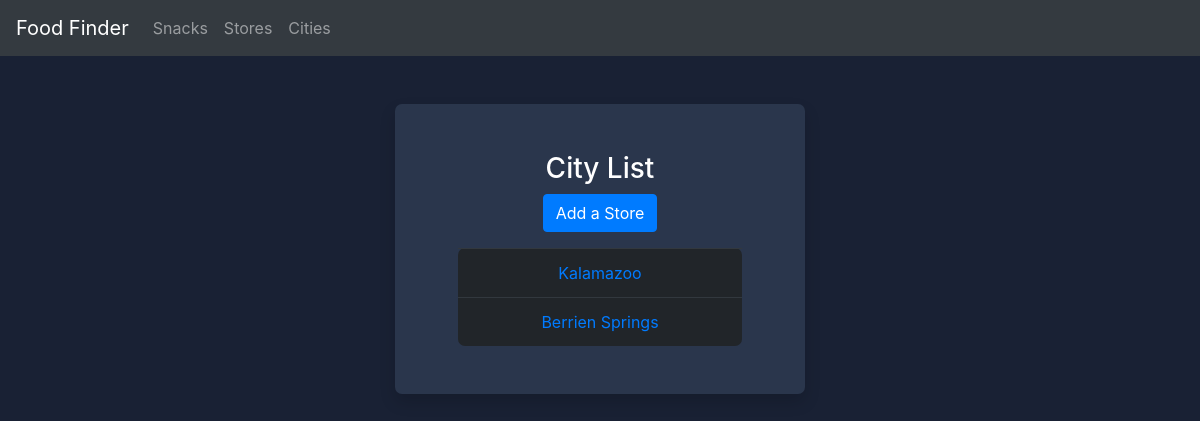
The page /food/cities/ on the database as committed earlier.
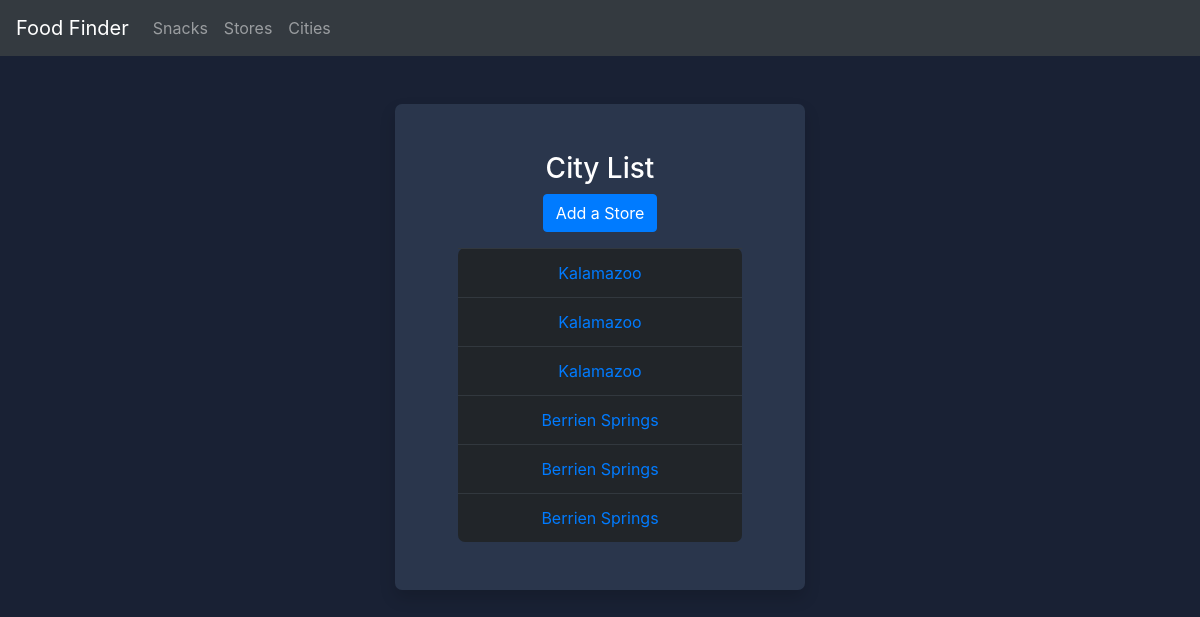
The same page on the database as committed later.
### food/models.py (models this page shows, shortened)
class Store(models.Model):
    name = models.CharField(max_length=255)
    city = models.CharField(max_length=255)

### food/views.py (the view)
# urls.py: path('cities/', views.cities, name='cities'),
def cities(request):
    stores_list = Store.objects.all()
    city_list = stores_list.values('city').distinct()
    context = {
        'stores_list': stores_list,
        'city_list': city_list,
    }
    return render(request, 'food/cities.html', context)

### food/templates/food/cities.html
{% extends 'food/base.html' %}
{% block content %}
    <div class="row justify-content-center mt-5">
        <div class="col-lg-4 col-md-6 col-10 text-center shadow justify-content-center">
            <div class="m-5">
                <h3 class="mb-2">City List</h3>
                <a class="text-white btn btn-md btn-primary mb-3" href="{% url 'food:create_store' %}">Add a Store</a>
                {% if city_list %}
                    <table class="table table-dark">
                        <tbody>
                        {% for city in city_list %}
                            {% for store in stores_list %}
                                {% if city.city == store.city %}
                                    <tr>
                                        <td><a href="{% url 'food:city_details' store.id %}">{{ city.city }}</a></td>
                                    </tr>
                                {% endif %}
                            {% endfor %}
                        {% endfor %}
                        </tbody>
                    </table>
                {% endif %}
            </div>
        </div>
    </div>
{% endblock %}

Rows that differ between the two databases and show on the page:
added Store: city "Kalamazoo"
added Store: city "Kalamazoo"
added Store: city "Berrien Springs"
added Store: city "Berrien Springs"
